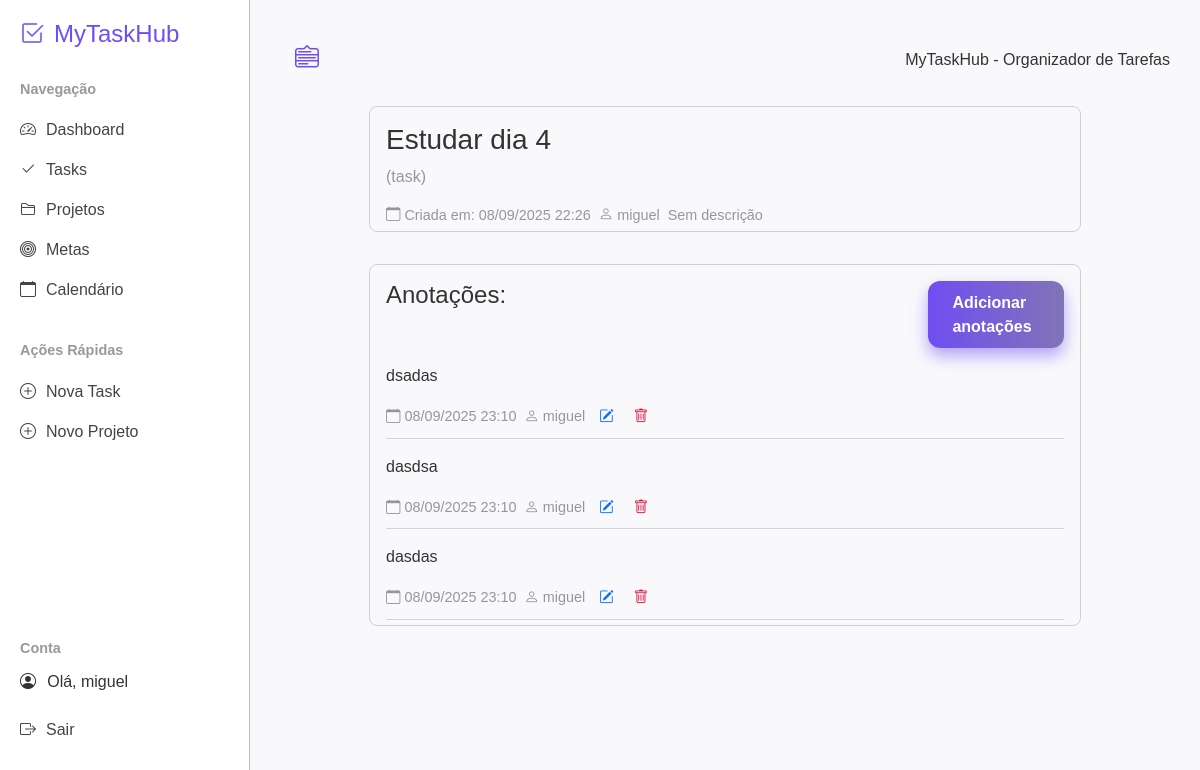
The app's page /task/16/ (signed in), older data.
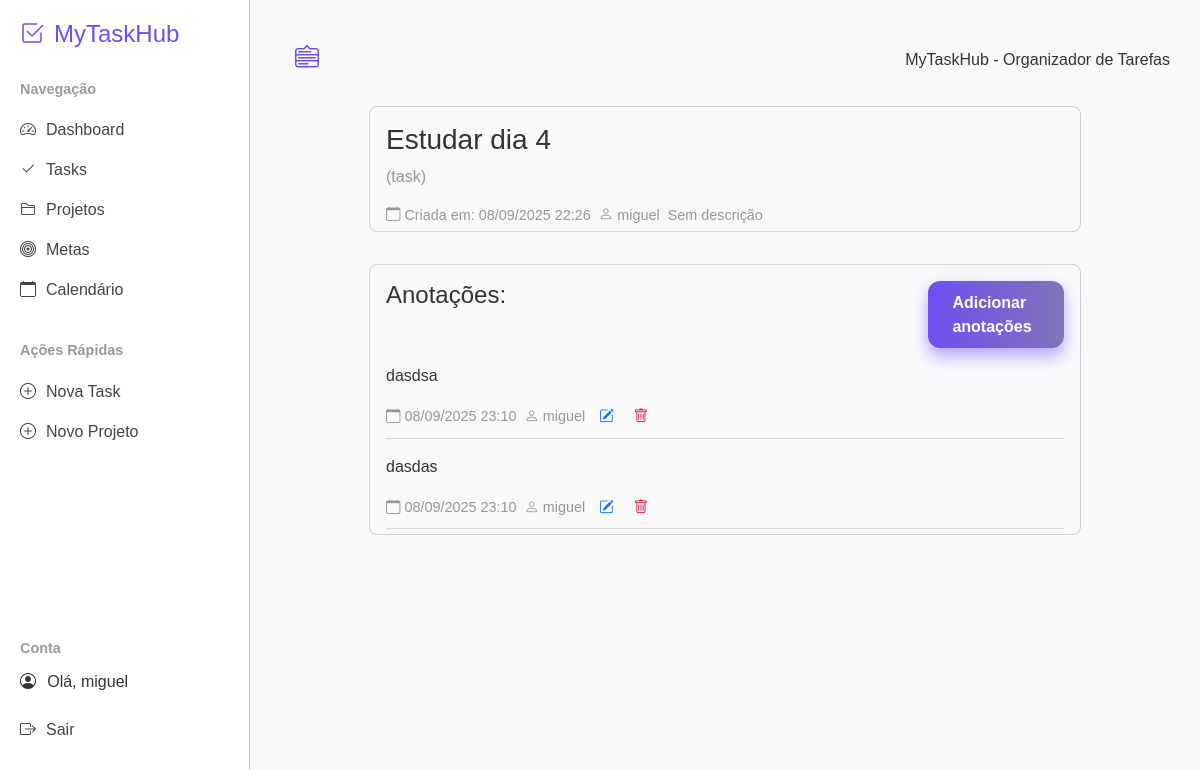
The same page, newer data.
### mytaskhubs/models.py (models this page shows, shortened)
class Entry(models.Model):
    task = models.ForeignKey(Task, on_delete=models.CASCADE)
    title = models.TextField()
    date_added = models.DateTimeField(auto_now_add=True)
    deleted = models.BooleanField(default=False)
    class Meta:
        verbose_name_plural = 'entries'

class Task(models.Model):
    owner = models.ForeignKey(User, on_delete=models.CASCADE)
    goal = models.ForeignKey(Goal, related_name='tasks', on_delete=models.CASCADE, blank=True, null=True)
    project = models.ForeignKey(Project, null=True, blank=True, on_delete=models.CASCADE, related_name='project_tasks')
    title = models.CharField(max_length=200)
    description = models.TextField(blank=True, default="Sem descrição")
    completed = models.BooleanField(default=False)
    date_added = models.DateTimeField(auto_now_add=True)
    deleted = models.BooleanField(default=False)
    PRIORIDADE_CHOICES = [
        ('B', 'Baixa'),
        ('M', 'Média'),
        ('A', 'Alta'),
    ]
    prioridade = models.CharField(max_length=1, choices=PRIORIDADE_CHOICES, default='M')

### mytaskhubs/views.py (the view)
# urls.py: path('task/<int:task_id>/', views.task, name='task'),
@login_required
def task(request, task_id):
    task = get_object_or_404(Task, id=task_id)
    if task.owner != request.user:
        raise Http404
    entries = task.entry_set.order_by('-date_added')
    return render(request, 'mytaskhubs/task.html', {'task': task, 'entries': entries})

### mytaskhubs/templates/mytaskhubs/task.html (shortened to what this page needs)
{% extends "mytaskhubs/base.html" %}
{% block content %}
<main class="main-task">
<div class="card-head-task">
  <div class="card-head-task-child-1">
    <h3>{{ task.title }}</h3>
  </div>
  <p class="type-title">(task)</p>
  <div class="card-head-task-child-2">
      <p><i class="bi bi-calendar"></i> Criada em: {{ task.date_added|date:"d/m/Y H:i" }}</p>
      <p><i class="bi bi-person"></i> {{ task.owner }}</p>
      <p>{{ task.description }}</p>
  </div>
</div>
<div class="card-body-entry">
    <div class="card-body-entry-child-1">
        <h4>Anotações:</h4>
        <a href="{% url 'new_entry' task.id %}" class="btn-entry" >Adicionar anotações</a>
    </div>
    <ul class="list-entry">
        {% for entry in entries %}
            <li class="entry">
            <p>{{ entry.title | linebreaks }}</p>
            <div class="card-body-entry-child-2">
                <p><i class="bi bi-calendar"></i> {{ entry.date_added | date:'d/m/Y H:i' }}</p>
                <p><i class="bi bi-person"></i> {{ task.owner }}</p>
                <a href="{% url 'edit_entry' entry.id %}" title="Editar">
                <i class="bi bi-pencil-square"></i>
                </a>
                <button type="button"
                    class="btn-delete-entry"
                    title="Excluir"
                    data-bs-toggle="modal"
                    data-bs-target="#confirmArchiveModal"
                    data-entry-id="{{ entry.id }}"
                    data-url="{% url 'delete_entry' entry.id %}">
                <i class="bi bi-trash"></i>
                </button>
            </div>
            </li>
        {% empty %}
            <li>Não há entradas adicionadas.</li>
        {% endfor %}
        </ul>
    </div>
</main>
{% endblock content %}

Row changes from the older to the newer data that the page shows:
removed Entry: title "dsadas", date_added "08/09/2025 23:10", {{ task.owner }} "miguel"
